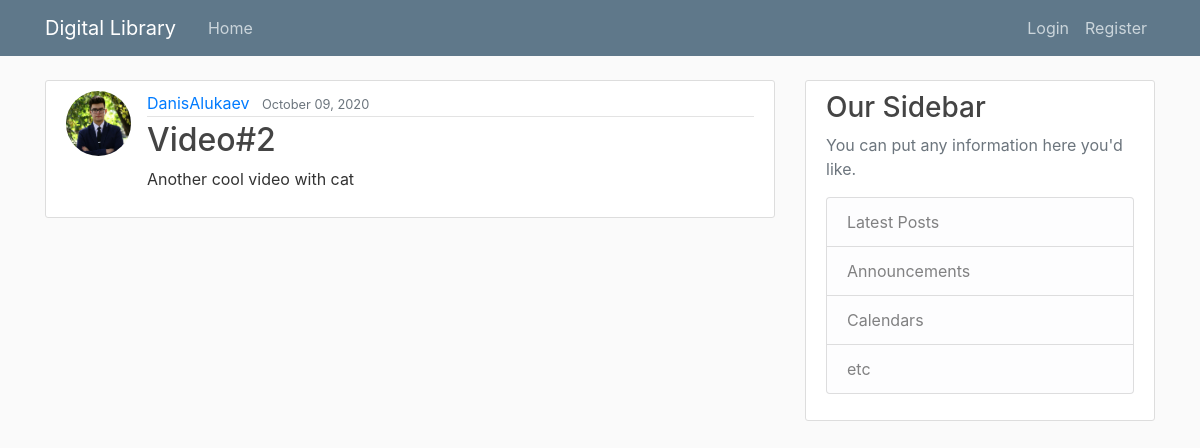
The page /content/2/ on the database as committed earlier.
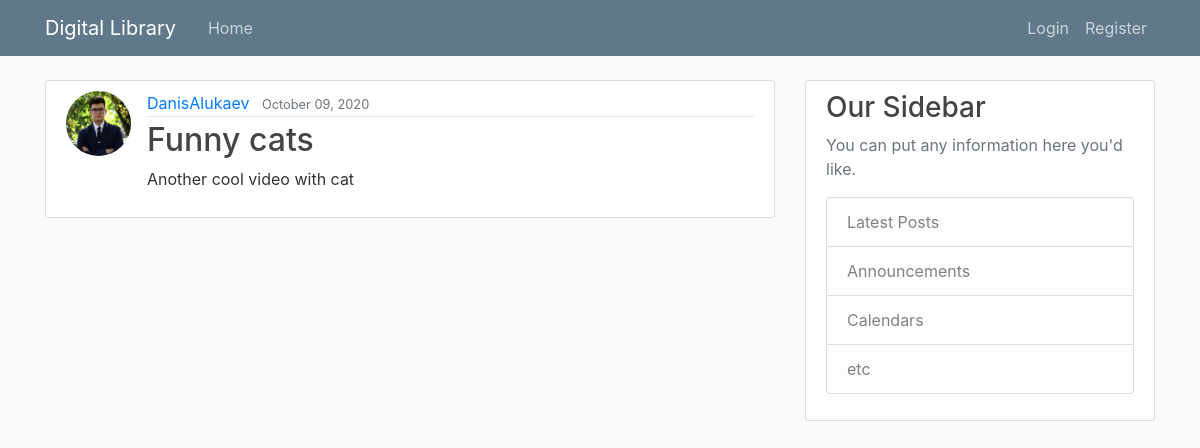
The same page on the database as committed later.
### Storage/models.py (models this page shows, shortened)
class Upload(models.Model):
    title = models.CharField(max_length=50)
    content = models.TextField()
    date = models.DateTimeField(default=timezone.now)
    user = models.ForeignKey(User, on_delete=models.CASCADE)
    tags = models.ManyToManyField(Tag, help_text="Select the tags")

### Users/models.py (models this page shows, shortened)
class Profile(models.Model):
    user = models.OneToOneField(User, on_delete=models.CASCADE)
    image = models.ImageField(default='default.jpg', upload_to='profile_pics')

### Storage/views.py (the view)
# urls.py: path('content/<int:pk>/', UploadDetailView.as_view(), name='Content-detail'),
class UploadDetailView(DetailView):
    model = Upload

### Storage/templates/Storage/Upload_detail.html (shortened to what this page needs)
{% extends "Storage/base.html" %}
{% block content %}
        <article class="media content-section">
            <img class="rounded-circle article-img" src="{{ upload.user.profile.image.url }}">
          <div class="media-body">
            <div class="article-metadata">
              <a class="mr-2" href="{% url 'User-uploads' upload.user.username %}">{{ upload.user }}</a>
              <small class="text-muted">{{ upload.date|date:"F d, Y" }}</small>
            </div>
            <h2 class="article-title">{{ upload.title }}</h2>
            <p class="article-content">{{ upload.content }}</p>
          </div>
        </article>
{% endblock content%}

Rows that differ between the two databases and show on the page:
changed Upload "Another cool video with cat": title "Video#2" → "Funny cats"
